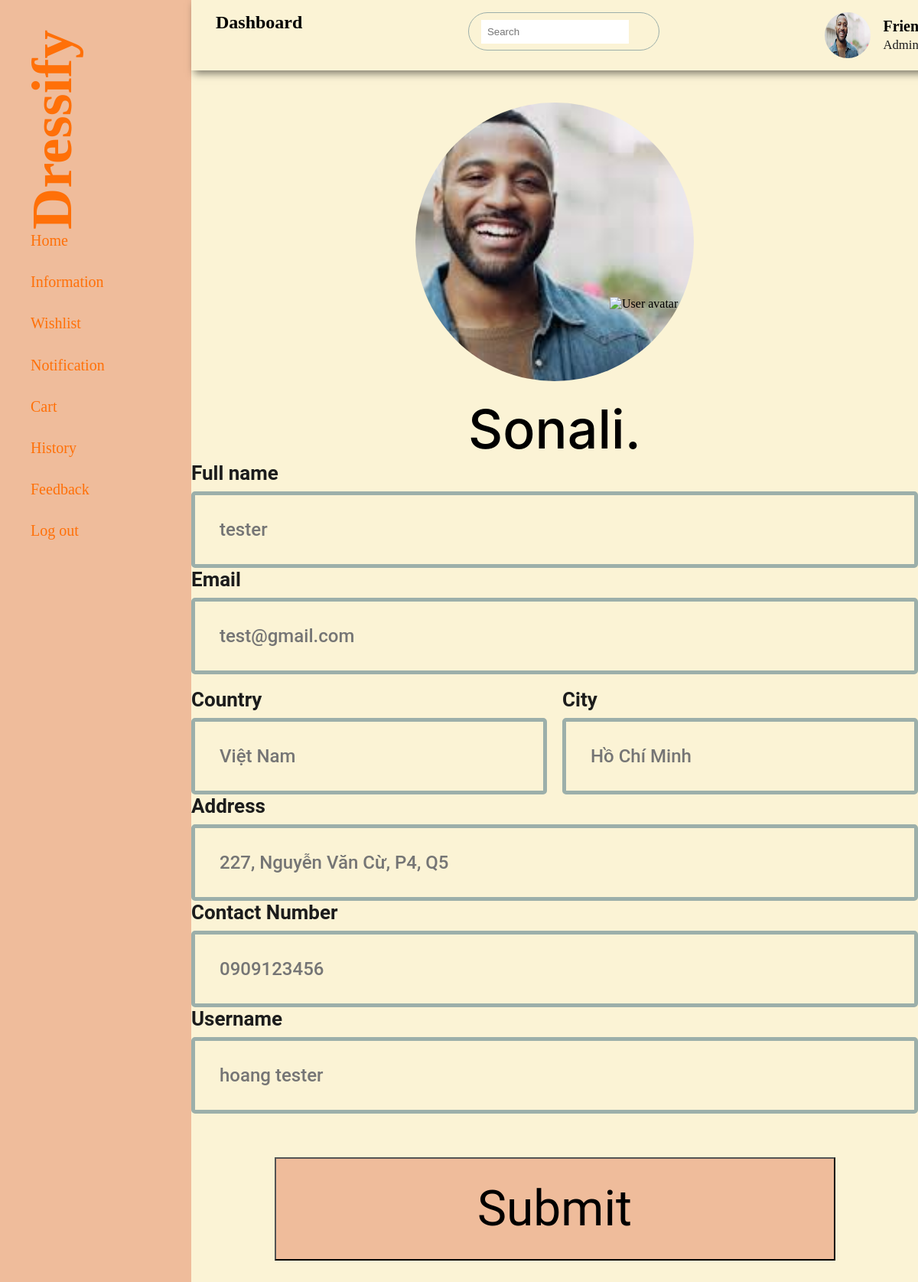
Screenshot of /role/customer/CustomerProfile.php?id=5 (signed in) with the database file from the repository.
### tables this page shows
CREATE TABLE `customers` (
  `cus_id` int(255) NOT NULL,
  `username` varchar(255) NOT NULL,
  `email` varchar(255) NOT NULL,
  `password` varchar(255) NOT NULL,
  `fullname` varchar(255) NOT NULL,
  `address` varchar(255) NOT NULL,
  `country` varchar(255) NOT NULL,
  `city` varchar(255) NOT NULL,
  `contact_number` varchar(255) NOT NULL,
  `avatar` varchar(255) NOT NULL,
  `user_type` varchar(255) NOT NULL
);

### role/customer/CustomerProfile.php (the view, shortened to what this page needs)
<?php
    include '../../ConnectDB.php';
    $user_select = mysqli_query($conn, "SELECT * FROM customers where cus_id ='$_SESSION[cus_id]'") or die('Query failed');
    if (mysqli_num_rows($user_select) > 0){
      $row = mysqli_fetch_assoc($user_select);
      $name = $row['fullname'];
      $email = $row['email'];
      $country = $row['country'];
      $city = $row['city'];
      $address = $row['address'];
      $number = $row['contact_number'];
      $username = $row['username'];
    }
?>
<!DOCTYPE html>
<html lang="en">
<head>
  <link rel="stylesheet" href="CustomerProfileStyle.css">
</head>
<body>
  <?php include 'CustomerSidebar.php'; ?>
  <section class="profile-container">
    <main class="main-content">
      <form class="profile-form" method="post">
        <div class="avatar-container">
          <img src="../../img/1.jpg" class="avatar-background" alt="Profile background" style="border-radius: 50%;"/>
          <img loading="lazy" src="https://cdn.builder.io/api/v1/image/assets/TEMP/f0ff525f8f701695d4c0f9c4a79c121f4bda49dee8aec8044b7c4ed7cc911cf7?apiKey=2cbb572e4cb94131a46c507d9ddbcac0&" class="avatar-icon" alt="User avatar" />
        </div>
        <h2 class="username">Sonali.</h2>
        <label for="name" class="form-label">Full name</label>
        <input type="text" id="name" name="name" class="form-input" placeholder="<?php echo"$name";?>"/>
        <label for="email" class="form-label">Email</label>
        <input type="email" id="email" name="email" class="form-input" placeholder="<?php echo"$email";?>"/>
        <div class="form-row">
          <div class="form-columns">
            <div class="form-column">
              <div class="form-group">
                <label for="country" class="form-label">Country</label>
                <input type="text" id="country" name="country" class="form-input" placeholder="<?php echo"$country";?>"/>
              </div>
            </div>
            <div class="form-column">
              <div class="form-group">
                <label for="city" class="form-label">City</label>
                <input type="text" id="city" name="city" class="form-input" placeholder="<?php echo"$city";?>"/>
              </div>
            </div>
          </div>
        </div>
        <label for="address" class="form-label">Address</label>
        <input type="text" id="address" name="address" class="form-input" placeholder="<?php echo"$address";?>"/>
        <label for="contact" class="form-label">Contact Number</label>
        <input type="tel" id="contact" name="number" class="form-input" placeholder="<?php echo"$number";?>"/>
        <label for="username" class="form-label">Username</label>
        <input type="text" id="username" name="username" class="form-input" placeholder="<?php echo"$username";?>"/>
        <button type="submit" name="update-profile" class="submit-button">Submit</button>
      </form>
    </main>
  </section>
</body>
</html>

### role/customer/CustomerProfileStyle.css (style rules this page uses)
.profile-container { background-color: #fbf3d5; display: flex; gap: 20px; }
.main-content { align-self: start; display: flex; margin-top: 38px; flex-direction: column; flex-grow: 1; flex-basis: 0; width: fit-content; padding: 0 20px; }
.profile-form { align-self: center; display: flex; margin-top: 34px; width: 100%; max-width: 1092px; flex-direction: column; }
.avatar-container { display: flex; flex-direction: column; overflow: hidden; align-self: center; position: relative; aspect-ratio: 1; width: 364px; max-width: 100%; align-items: end; padding: 80px 60px 11px; margin-top: 100px; z-index: 0; }
.avatar-background { position: absolute; inset: 0; height: 100%; width: 100%; object-fit: cover; object-position: center; }
.avatar-icon { position: absolute; bottom: 10px; right: 10px; width: 100px; height: 100px; }
.username { color: #000; align-self: center; margin-top: 20px; font: 500 70px Plus Jakarta Sans, -apple-system, Roboto, Helvetica, sans-serif; }
.form-label { color: #1c1c1c; font: 600 26px Roboto, sans-serif; }
.form-input { border-radius: 5px; border: 5px solid rgba(156, 175, 170, 1); background-color: #fbf3d5; margin-top: 9px; color: #858585; padding: 31px 32px; font: 500 24px Roboto, sans-serif; }
.form-row { margin-top: 18px; }
.form-columns { gap: 20px; display: flex; }
.form-column { display: flex; flex-direction: column; line-height: normal; width: 50%; margin-left: 0px; }
.form-group { display: flex; flex-grow: 1; flex-direction: column; }
.submit-button { background-color: rgba(239, 188, 155, 1); align-self: center; margin-top: 57px; margin-bottom: 57px; width: 733px; max-width: 100%; color: #000; text-align: center; padding: 28px 60px 28px; font: 64px Roboto, sans-serif; }

### role/admin/AdminStyle.css (style rules this page uses)
:root { --theme-color:#FBF3D5; --bright-orange:#efbc9b; --dark-orange:#ff7008; --bright-green:#D6DAC8; --dark-green:#9CAFAA; --black:#1c1c1c; --red-murrey:#817373; --bright-yellow:#F5D8B8; }
* { padding: 0; margin: 0; box-sizing: border-box; list-style-type: none; text-decoration: none; }
body { background-color: var(--theme-color); }
.main-content { margin: 0; padding: 0; background-color: var(--theme-color); width: calc(100% - 250px); margin-left: 250px; }
main { margin-top: 50px; padding: 2rem 1.5rem; min-height: calc(100vh - 90); }

### rows the page displays
customers: name "tester", email "test@gmail.com", country "Việt Nam", city "Hồ Chí Minh", address "227, Nguyễn Văn Cừ, P4, Q5", number "0909123456", username "hoang tester"
